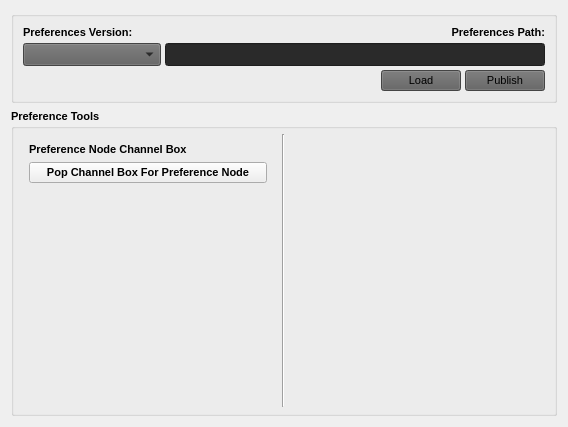
            <widget class="QWidget" name="toolBoxPage5">
             <property name="geometry">
              <rect>
               <x>0</x>
               <y>0</y>
               <width>568</width>
               <height>427</height>
              </rect>
             </property>
             <attribute name="label">
              <string>5. Preferences</string>
             </attribute>
             <layout class="QHBoxLayout" name="horizontalLayout_17">
              <item>
               <layout class="QVBoxLayout" name="verticalLayout_36">
                <item>
                 <widget class="QGroupBox" name="groupBox_10">
                  <property name="font">
                   <font>
                    <pointsize>8</pointsize>
                    <weight>50</weight>
                    <bold>false</bold>
                   </font>
                  </property>
                  <property name="title">
                   <string/>
                  </property>
                  <layout class="QVBoxLayout" name="verticalLayout_34">
                   <item>
                    <layout class="QVBoxLayout" name="verticalLayout_35">
                     <property name="spacing">
                      <number>4</number>
                     </property>
                     <item>
                      <layout class="QHBoxLayout" name="horizontalLayout_8">
                       <property name="spacing">
                        <number>4</number>
                       </property>
                       <item>
                        <layout class="QVBoxLayout" name="verticalLayout_8">
                         <property name="spacing">
                          <number>4</number>
                         </property>
                         <item>
                          <widget class="QLabel" name="label_14">
                           <property name="font">
                            <font>
                             <pointsize>8</pointsize>
                             <weight>75</weight>
                             <bold>true</bold>
                            </font>
                           </property>
                           <property name="text">
                            <string>Preferences Version:</string>
                           </property>
                          </widget>
                         </item>
                         <item>
                          <widget class="QComboBox" name="frbPreferencesVersionComboBox">
                           <property name="minimumSize">
                            <size>
                             <width>138</width>
                             <height>23</height>
                            </size>
                           </property>
                           <property name="font">
                            <font>
                             <pointsize>8</pointsize>
                             <weight>50</weight>
                             <bold>false</bold>
                            </font>
                           </property>
                           <property name="styleSheet">
                            <string notr="true">background-color: rgb(95, 95, 95);</string>
                           </property>
                          </widget>
                         </item>
                        </layout>
                       </item>
                       <item>
                        <layout class="QVBoxLayout" name="verticalLayout_21">
                         <property name="spacing">
                          <number>4</number>
                         </property>
                         <item>
                          <widget class="QLabel" name="label_23">
                           <property name="font">
                            <font>
                             <pointsize>8</pointsize>
                             <weight>75</weight>
                             <bold>true</bold>
                            </font>
                           </property>
                           <property name="text">
                            <string>Preferences Path:</string>
                           </property>
                           <property name="alignment">
                            <set>Qt::AlignRight|Qt::AlignTrailing|Qt::AlignVCenter</set>
                           </property>
                          </widget>
                         </item>
                         <item>
                          <widget class="QLineEdit" name="frbPreferencesVersionPathLineEdit">
                           <property name="minimumSize">
                            <size>
                             <width>0</width>
                             <height>23</height>
                            </size>
                           </property>
                           <property name="styleSheet">
                            <string notr="true">background-color: rgb(42, 42, 42);</string>
                           </property>
                           <property name="readOnly">
                            <bool>true</bool>
                           </property>
                          </widget>
                         </item>
                        </layout>
                       </item>
                      </layout>
                     </item>
                     <item>
                      <layout class="QHBoxLayout" name="horizontalLayout_16">
                       <property name="spacing">
                        <number>4</number>
                       </property>
                       <item>
                        <spacer name="horizontalSpacer_21">
                         <property name="orientation">
                          <enum>Qt::Horizontal</enum>
                         </property>
                         <property name="sizeHint" stdset="0">
                          <size>
                           <width>40</width>
                           <height>20</height>
                          </size>
                         </property>
                        </spacer>
                       </item>
                       <item>
                        <widget class="QPushButton" name="frbPreferencesLoadPushButton">
                         <property name="minimumSize">
                          <size>
                           <width>75</width>
                           <height>0</height>
                          </size>
                         </property>
                         <property name="font">
                          <font>
                           <pointsize>8</pointsize>
                           <weight>50</weight>
                           <bold>false</bold>
                          </font>
                         </property>
                         <property name="styleSheet">
                          <string notr="true">background-color: rgb(95, 95, 95);</string>
                         </property>
                         <property name="text">
                          <string>Load</string>
                         </property>
                        </widget>
                       </item>
                       <item>
                        <widget class="QPushButton" name="frbPreferencesPublishPushButton">
                         <property name="minimumSize">
                          <size>
                           <width>75</width>
                           <height>0</height>
                          </size>
                         </property>
                         <property name="font">
                          <font>
                           <pointsize>8</pointsize>
                           <weight>50</weight>
                           <bold>false</bold>
                          </font>
                         </property>
                         <property name="styleSheet">
                          <string notr="true">background-color: rgb(95, 95, 95);</string>
                         </property>
                         <property name="text">
                          <string>Publish</string>
                         </property>
                        </widget>
                       </item>
                      </layout>
                     </item>
                    </layout>
                   </item>
                  </layout>
                 </widget>
                </item>
                <item>
                 <widget class="QGroupBox" name="groupBox_11">
                  <property name="sizePolicy">
                   <sizepolicy hsizetype="Minimum" vsizetype="Preferred">
                    <horstretch>0</horstretch>
                    <verstretch>0</verstretch>
                   </sizepolicy>
                  </property>
                  <property name="minimumSize">
                   <size>
                    <width>276</width>
                    <height>0</height>
                   </size>
                  </property>
                  <property name="font">
                   <font>
                    <pointsize>8</pointsize>
                    <weight>75</weight>
                    <bold>true</bold>
                   </font>
                  </property>
                  <property name="title">
                   <string>Preference Tools</string>
                  </property>
                  <property name="flat">
                   <bool>false</bool>
                  </property>
                  <property name="checkable">
                   <bool>false</bool>
                  </property>
                  <layout class="QHBoxLayout" name="horizontalLayout_38">
                   <property name="margin">
                    <number>6</number>
                   </property>
                   <item>
                    <layout class="QHBoxLayout" name="horizontalLayout_37">
                     <property name="spacing">
                      <number>6</number>
                     </property>
                     <item>
                      <widget class="QFrame" name="frame_17">
                       <property name="minimumSize">
                        <size>
                         <width>256</width>
                         <height>0</height>
                        </size>
                       </property>
                       <layout class="QVBoxLayout" name="verticalLayout_63">
                        <item>
                         <layout class="QVBoxLayout" name="verticalLayout_67">
                          <item>
                           <widget class="QLabel" name="label_34">
                            <property name="font">
                             <font>
                              <weight>75</weight>
                              <bold>true</bold>
                             </font>
                            </property>
                            <property name="text">
                             <string>Preference Node Channel Box</string>
                            </property>
                           </widget>
                          </item>
                          <item>
                           <widget class="QPushButton" name="frbToolsPreferenceNodeChannelBoxPushButton">
                            <property name="text">
                             <string>Pop Channel Box For Preference Node</string>
                            </property>
                           </widget>
                          </item>
                         </layout>
                        </item>
                        <item>
                         <spacer name="verticalSpacer_8">
                          <property name="orientation">
                           <enum>Qt::Vertical</enum>
                          </property>
                          <property name="sizeHint" stdset="0">
                           <size>
                            <width>13</width>
                            <height>134</height>
                           </size>
                          </property>
                         </spacer>
                        </item>
                       </layout>
                      </widget>
                     </item>
                     <item>
                      <widget class="Line" name="line_5">
                       <property name="lineWidth">
                        <number>1</number>
                       </property>
                       <property name="orientation">
                        <enum>Qt::Vertical</enum>
                       </property>
                      </widget>
                     </item>
                     <item>
                      <widget class="QFrame" name="frame_7">
                       <property name="minimumSize">
                        <size>
                         <width>257</width>
                         <height>0</height>
                        </size>
                       </property>
                       <property name="frameShape">
                        <enum>QFrame::NoFrame</enum>
                       </property>
                       <property name="frameShadow">
                        <enum>QFrame::Plain</enum>
                       </property>
                       <layout class="QVBoxLayout" name="verticalLayout_68"/>
                      </widget>
                     </item>
                    </layout>
                   </item>
                  </layout>
                 </widget>
                </item>
               </layout>
              </item>
             </layout>
            </widget>
